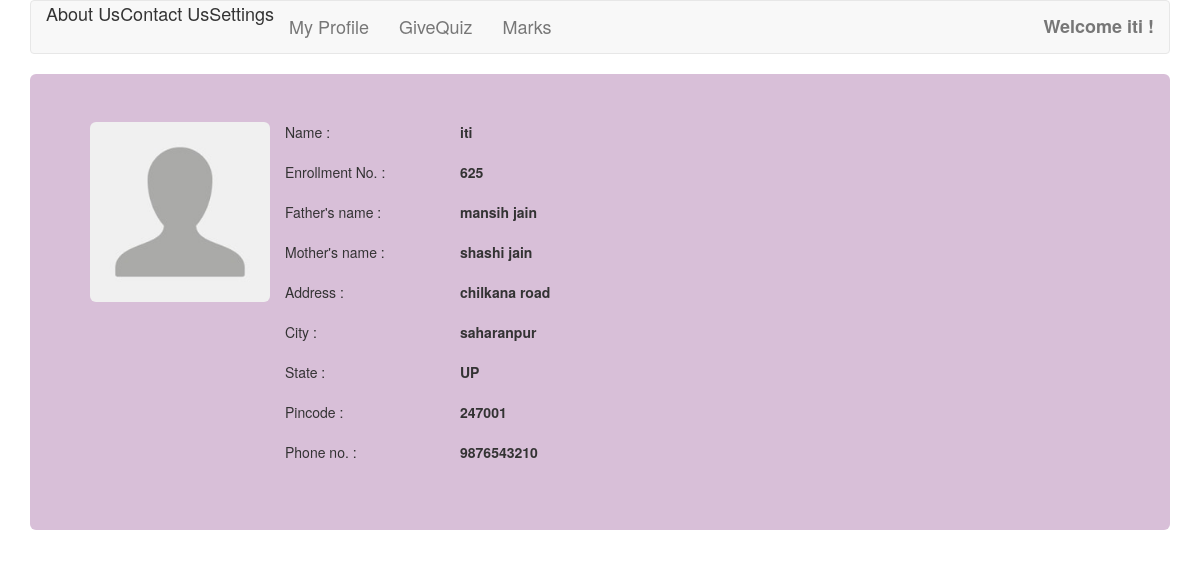
Page /main/profile/ (signed in) on the committed database.
### mcqtest/models.py (models this page shows, shortened)
class Student(models.Model):
    student_enrollmentno = models.IntegerField()
    user = models.OneToOneField(User,on_delete=models.CASCADE)
    student_phoneno = models.IntegerField()
    student_father_name = models.CharField(max_length=100)
    student_mother_name = models.CharField(max_length=100)
    student_address = models.CharField(max_length=200)
    student_pic = models.ImageField(upload_to='pic_folder/',default='noimage.jpg')
    student_city = models.CharField(max_length=30)
    student_state = models.CharField(max_length=30)
    student_pincode = models.IntegerField()

### mcqtest/views/home.py (the view)
# urls.py: url(r'profile/', home.profile , name = 'profile'),
@login_required
def profile(request):
    try:
        student = models.Student.objects.get(user =  request.user)
    except:
        student = None
    try:
        teacher = models.Teacher.objects.get(user = request.user)
    except:
        teacher = None
    user = request.user
    if student:
        request.session['user_type'] = 'student'
        return render(request,"mcqtest/student/student.html",{'student':student,'user' :user})
    elif teacher:
        request.session['user_type'] = 'teacher'
        return render(request,"mcqtest/teacher/teacher.html",{'teacher':teacher,'user':user})
    else:
        return render(request,"mcqtest/home/home.html")

### templates/mcqtest/student/student.html
{% extends 'base.html'  %}
    {% block 'nav1' %}
        <li><a href="/main/availablequiz"><font size="4">GiveQuiz</font></a></li>
        <li><a href="/main/givenquizzes"><font size="4">Marks</font></a></li>
    {% endblock %}
{% block 'content' %}
<div class = "container">
    <div class="jumbotron" style="background-color : Thistle;">
        <img src="{{student.student_pic.url}}" class="img-rounded" width="180" align="left">
        <div class="row">
            <div class="col-sm-2">
                <div class="bor"> Name :</div>
                <div class="bor">Enrollment No. :</div>
                <div class="bor">Father's name :</div>
                <div class="bor">Mother's name :</div>
                <div class="bor">Address : </div>
                <div class="bor">City : </div>
                <div class="bor">State :</div>
                <div class="bor">Pincode :</div>
                <div class="bor">Phone no. :</div>
            </div>
            <div class="col-sm-2">
                <div class="bor"> <b>{{student.user.username}}</b></div>
                <div class="bor"> <b>{{student.student_enrollmentno}}</b></div>
                <div class="bor"><b> {{student.student_father_name}}</b></div>
                <div class="bor"> <b>{{student.student_mother_name}}</b></div>
                <div class="bor"><b>{{student.student_address }}</b></div>
                <div class="bor"><b>{{student.student_city }}</b></div>
                <div class="bor"><b>{{student.student_state}}</b></div>
                <div class="bor"><b>{{student.student_pincode}}</b></div>
                <div class="bor"><b>{{student.student_phoneno}}</b></div>
            </div>
        </div>
    </div>
</div>
{% endblock %}

### templates/base.html (shortened to what this page needs)
<!DOCTYPE html>
{% load staticfiles%}
<html lang="en" dir="ltr">
  <head>
    <link rel="stylesheet" href="/static/css/style.css?{% now 'U' %}">
    <link rel="stylesheet" href="https://maxcdn.bootstrapcdn.com/bootstrap/3.3.7/css/bootstrap.min.css">
  </head>
  <body>
  <div class = "container">
    <nav class="navbar navbar-default">
  <div class="container-fluid">
      {% if user.is_authenticated %}
            <ul class="nav navbar-nav">
                <li><font size="4">About Us </font></li>
                <li><font size="4">Contact Us </font></li>
                <li><font size="4">Settings </font></li>
                <li><a href="/main/profile/"><font size="4">My Profile</font></a></li>
                {% block 'nav1' %}
                {% endblock %}
            </ul>
           <ul class="nav navbar-nav navbar-right">
            <li class="dropdown">
                <a class="dropdown-toggle" data-toggle="dropdown" href=" "><b><font size="4"> Welcome {{user.username}} !</font></b></a>
            </li>
           </ul>
      {% endif %}
        </div>
    </nav>
  </div>
    {% block 'content' %}
    {% endblock %}
  </body>
</html>

### static/css/style.css (style rules this page uses)
.bor { border-style : hidden; width : 200px; height : 40px; }

### rows in the picture
Student: student_pic (placeholder picture), user.username "iti", student_enrollmentno "625", student_father_name "mansih jain", student_mother_name "shashi jain", student_address "chilkana road", student_city "saharanpur", student_state "UP", student_pincode "247001", student_phoneno "9876543210"

### other values in the picture
{{ user.username }} "iti"
